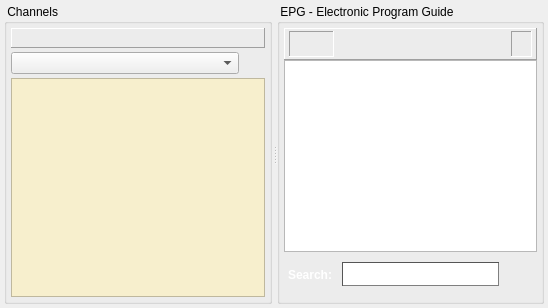
         <widget class="QWidget" name="epgTab">
          <property name="styleSheet">
           <string notr="true"/>
          </property>
          <attribute name="title">
           <string>Program Guide</string>
          </attribute>
          <layout class="QVBoxLayout" name="verticalLayout_3">
           <property name="leftMargin">
            <number>4</number>
           </property>
           <property name="topMargin">
            <number>4</number>
           </property>
           <property name="rightMargin">
            <number>4</number>
           </property>
           <property name="bottomMargin">
            <number>4</number>
           </property>
           <item>
            <widget class="QSplitter" name="vSplitterChanEpg">
             <property name="styleSheet">
              <string notr="true">QSplitter#vSplitterChanEpg::handle {
     image: url(:/png/v_split);
 }

 QSplitter#vSplitterChanEpg::handle:horizontal {
     width: 5px;
 }

 QSplitter#vSplitterChanEpg::handle:vertical {
     height: 5px;
 }

 QSplitter#vSplitterChanEpg::handle:hover {
    image: url(:/png/v_split_hover);
 }

 QSplitter#vSplitterChanEpg::handle:pressed {
    image: url(:/png/v_split_pressed);
 }
</string>
             </property>
             <property name="orientation">
              <enum>Qt::Horizontal</enum>
             </property>
             <widget class="QGroupBox" name="groupChannels">
              <property name="title">
               <string> Channels </string>
              </property>
              <layout class="QVBoxLayout" name="verticalLayout_6">
               <property name="spacing">
                <number>4</number>
               </property>
               <property name="leftMargin">
                <number>4</number>
               </property>
               <property name="topMargin">
                <number>4</number>
               </property>
               <property name="rightMargin">
                <number>4</number>
               </property>
               <property name="bottomMargin">
                <number>4</number>
               </property>
               <item>
                <widget class="QFavFrame" name="hFrameFav">
                 <property name="contextMenuPolicy">
                  <enum>Qt::DefaultContextMenu</enum>
                 </property>
                 <property name="acceptDrops">
                  <bool>true</bool>
                 </property>
                 <property name="styleSheet">
                  <string notr="true">QFrame#hFrameFav {
background-color: qlineargradient(spread:pad, x1:0, y1:0, x2:0, y2:1, stop:0 #eee, 	stop:0.7 grey, stop:1 #dedede);
};</string>
                 </property>
                 <property name="frameShape">
                  <enum>QFrame::Panel</enum>
                 </property>
                 <property name="frameShadow">
                  <enum>QFrame::Raised</enum>
                 </property>
                 <layout class="QHBoxLayout" name="hLayoutFavFrame">
                  <property name="spacing">
                   <number>0</number>
                  </property>
                  <item>
                   <spacer name="hSpacerLeft">
                    <property name="orientation">
                     <enum>Qt::Horizontal</enum>
                    </property>
                    <property name="sizeHint" stdset="0">
                     <size>
                      <width>40</width>
                      <height>0</height>
                     </size>
                    </property>
                   </spacer>
                  </item>
                  <item>
                   <layout class="QGridLayout" name="gLayoutFav">
                    <property name="spacing">
                     <number>4</number>
                    </property>
                   </layout>
                  </item>
                  <item>
                   <spacer name="hlSpacerRight">
                    <property name="orientation">
                     <enum>Qt::Horizontal</enum>
                    </property>
                    <property name="sizeHint" stdset="0">
                     <size>
                      <width>40</width>
                      <height>0</height>
                     </size>
                    </property>
                   </spacer>
                  </item>
                 </layout>
                </widget>
               </item>
               <item>
                <layout class="QHBoxLayout" name="hlCbxGroupBtnFilter" stretch="10,1">
                 <property name="spacing">
                  <number>2</number>
                 </property>
                 <item>
                  <widget class="QComboBox" name="cbxChannelGroup">
                   <property name="whatsThis">
                    <string>Channel Group</string>
                   </property>
                  </widget>
                 </item>
                 <item>
                  <widget class="QPushButton" name="pushFilter">
                   <property name="maximumSize">
                    <size>
                     <width>24</width>
                     <height>24</height>
                    </size>
                   </property>
                   <property name="toolTip">
                    <string>Channel list filter</string>
                   </property>
                   <property name="text">
                    <string/>
                   </property>
                   <property name="icon">
                    <iconset resource="../common.qrc">
                     <normaloff>:/app/filter</normaloff>:/app/filter</iconset>
                   </property>
                   <property name="iconSize">
                    <size>
                     <width>20</width>
                     <height>20</height>
                    </size>
                   </property>
                   <property name="flat">
                    <bool>true</bool>
                   </property>
                  </widget>
                 </item>
                </layout>
               </item>
               <item>
                <widget class="QListView" name="channelList">
                 <property name="contextMenuPolicy">
                  <enum>Qt::CustomContextMenu</enum>
                 </property>
                 <property name="toolTip">
                  <string/>
                 </property>
                 <property name="whatsThis">
                  <string>Channel List</string>
                 </property>
                 <property name="styleSheet">
                  <string notr="true">QListView#channelList {
show-decoration-selected: 1;
background-color: rgb(247, 239, 205);
}

QListView#channelList::item:selected {
background-color: rgb(255, 167, 26);
alternate-background-color: rgb(255, 167, 26);
}

QListView#channelList::item:hover {
background-color: rgb(255, 110, 14);
}
</string>
                 </property>
                 <property name="editTriggers">
                  <set>QAbstractItemView::NoEditTriggers</set>
                 </property>
                 <property name="showDropIndicator" stdset="0">
                  <bool>false</bool>
                 </property>
                 <property name="dragEnabled">
                  <bool>true</bool>
                 </property>
                 <property name="dragDropMode">
                  <enum>QAbstractItemView::DragOnly</enum>
                 </property>
                 <property name="alternatingRowColors">
                  <bool>true</bool>
                 </property>
                 <property name="iconSize">
                  <size>
                   <width>24</width>
                   <height>24</height>
                  </size>
                 </property>
                </widget>
               </item>
              </layout>
             </widget>
             <widget class="QGroupBox" name="groupEPG">
              <property name="title">
               <string> EPG - Electronic Program Guide </string>
              </property>
              <layout class="QVBoxLayout" name="verticalLayout">
               <property name="leftMargin">
                <number>4</number>
               </property>
               <property name="topMargin">
                <number>4</number>
               </property>
               <property name="rightMargin">
                <number>4</number>
               </property>
               <property name="bottomMargin">
                <number>4</number>
               </property>
               <item>
                <layout class="QVBoxLayout" name="verticalLayout_2">
                 <property name="spacing">
                  <number>0</number>
                 </property>
                 <item>
                  <layout class="QHBoxLayout" name="hLayoutEpgNavi">
                   <property name="spacing">
                    <number>0</number>
                   </property>
                  </layout>
                 </item>
                 <item>
                  <widget class="QFrame" name="frameEpgCtrl">
                   <property name="styleSheet">
                    <string notr="true">QFrame#frameEpgCtrl {
background-color: qlineargradient(spread:pad, x1:0, y1:0, x2:0, y2:1, stop:0 #eee, 	stop:0.7 grey, stop:1 #dedede);
};</string>
                   </property>
                   <property name="frameShape">
                    <enum>QFrame::Panel</enum>
                   </property>
                   <property name="frameShadow">
                    <enum>QFrame::Raised</enum>
                   </property>
                   <layout class="QHBoxLayout" name="horizontalLayout_5">
                    <property name="leftMargin">
                     <number>4</number>
                    </property>
                    <property name="topMargin">
                     <number>2</number>
                    </property>
                    <property name="rightMargin">
                     <number>4</number>
                    </property>
                    <property name="bottomMargin">
                     <number>2</number>
                    </property>
                    <item>
                     <widget class="QFrame" name="frameChan">
                      <property name="styleSheet">
                       <string notr="true"/>
                      </property>
                      <property name="frameShape">
                       <enum>QFrame::Panel</enum>
                      </property>
                      <property name="frameShadow">
                       <enum>QFrame::Sunken</enum>
                      </property>
                      <layout class="QHBoxLayout" name="horizontalLayout_3">
                       <property name="spacing">
                        <number>4</number>
                       </property>
                       <property name="leftMargin">
                        <number>4</number>
                       </property>
                       <property name="topMargin">
                        <number>0</number>
                       </property>
                       <property name="rightMargin">
                        <number>4</number>
                       </property>
                       <property name="bottomMargin">
                        <number>0</number>
                       </property>
                       <item>
                        <widget class="QLabel" name="labChanIcon">
                         <property name="minimumSize">
                          <size>
                           <width>24</width>
                           <height>24</height>
                          </size>
                         </property>
                         <property name="text">
                          <string/>
                         </property>
                        </widget>
                       </item>
                       <item>
                        <widget class="QLabel" name="labChanName">
                         <property name="styleSheet">
                          <string notr="true">QLabel#labChanName {
font-weight: bold;
color: white;
}</string>
                         </property>
                         <property name="text">
                          <string/>
                         </property>
                        </widget>
                       </item>
                      </layout>
                     </widget>
                    </item>
                    <item>
                     <spacer name="horizontalSpacer_2">
                      <property name="orientation">
                       <enum>Qt::Horizontal</enum>
                      </property>
                      <property name="sizeHint" stdset="0">
                       <size>
                        <width>40</width>
                        <height>20</height>
                       </size>
                      </property>
                     </spacer>
                    </item>
                    <item>
                     <widget class="QFrame" name="frameNavi">
                      <property name="frameShape">
                       <enum>QFrame::Panel</enum>
                      </property>
                      <property name="frameShadow">
                       <enum>QFrame::Sunken</enum>
                      </property>
                      <layout class="QHBoxLayout" name="horizontalLayout_4">
                       <property name="leftMargin">
                        <number>6</number>
                       </property>
                       <property name="topMargin">
                        <number>0</number>
                       </property>
                       <property name="rightMargin">
                        <number>6</number>
                       </property>
                       <property name="bottomMargin">
                        <number>0</number>
                       </property>
                       <item>
                        <widget class="QLabel" name="labCurrDay">
                         <property name="styleSheet">
                          <string notr="true">QLabel#labCurrDay {
font-weight: bold;
color: white;
}</string>
                         </property>
                         <property name="text">
                          <string/>
                         </property>
                        </widget>
                       </item>
                      </layout>
                     </widget>
                    </item>
                   </layout>
                  </widget>
                 </item>
                 <item>
                  <widget class="CEpgBrowser" name="textEpg">
                   <property name="styleSheet">
                    <string notr="true"/>
                   </property>
                   <property name="locale">
                    <locale language="English" country="UnitedStates"/>
                   </property>
                   <property name="frameShadow">
                    <enum>QFrame::Sunken</enum>
                   </property>
                   <property name="lineWidth">
                    <number>1</number>
                   </property>
                   <property name="openLinks">
                    <bool>false</bool>
                   </property>
                  </widget>
                 </item>
                 <item>
                  <widget class="QFrame" name="frameSearch">
                   <property name="minimumSize">
                    <size>
                     <width>0</width>
                     <height>45</height>
                    </size>
                   </property>
                   <property name="styleSheet">
                    <string notr="true">QFrame#frameSearch {
background-color: qlineargradient(spread:pad, x1:0, y1:0, x2:0, y2:1, stop:0 #ccc, 	stop:0.7 #555, stop:1 #bbb);
border-left: 1px solid #eee;
border-right: 1px solid #666;
border-bottom: 1px solid #666;
border-top: 0px;
};</string>
                   </property>
                   <property name="frameShape">
                    <enum>QFrame::NoFrame</enum>
                   </property>
                   <property name="frameShadow">
                    <enum>QFrame::Raised</enum>
                   </property>
                   <property name="lineWidth">
                    <number>1</number>
                   </property>
                   <layout class="QHBoxLayout" name="horizontalLayout_8">
                    <property name="leftMargin">
                     <number>4</number>
                    </property>
                    <property name="topMargin">
                     <number>4</number>
                    </property>
                    <property name="rightMargin">
                     <number>4</number>
                    </property>
                    <property name="bottomMargin">
                     <number>4</number>
                    </property>
                    <item>
                     <widget class="QLabel" name="labSearch">
                      <property name="styleSheet">
                       <string notr="true">QLabel#labSearch {
font-weight: bold;
color: white;
}</string>
                      </property>
                      <property name="text">
                       <string>Search: </string>
                      </property>
                     </widget>
                    </item>
                    <item>
                     <widget class="QLineEdit" name="lineSearch">
                      <property name="minimumSize">
                       <size>
                        <width>100</width>
                        <height>24</height>
                       </size>
                      </property>
                      <property name="styleSheet">
                       <string notr="true">QLineEdit#lineSearch {
  color: #800;   
  font: bold;
   border: 1px inset;
   border-color: #555;
 }</string>
                      </property>
                     </widget>
                    </item>
                    <item>
                     <widget class="QPushButton" name="btnSearch">
                      <property name="minimumSize">
                       <size>
                        <width>28</width>
                        <height>28</height>
                       </size>
                      </property>
                      <property name="maximumSize">
                       <size>
                        <width>28</width>
                        <height>28</height>
                       </size>
                      </property>
                      <property name="text">
                       <string/>
                      </property>
                      <property name="icon">
                       <iconset resource="../common.qrc">
                        <normaloff>:/app/find</normaloff>:/app/find</iconset>
                      </property>
                      <property name="iconSize">
                       <size>
                        <width>24</width>
                        <height>24</height>
                       </size>
                      </property>
                      <property name="autoDefault">
                       <bool>false</bool>
                      </property>
                      <property name="flat">
                       <bool>true</bool>
                      </property>
                     </widget>
                    </item>
                   </layout>
                  </widget>
                 </item>
                </layout>
               </item>
              </layout>
             </widget>
            </widget>
           </item>
          </layout>
         </widget>
